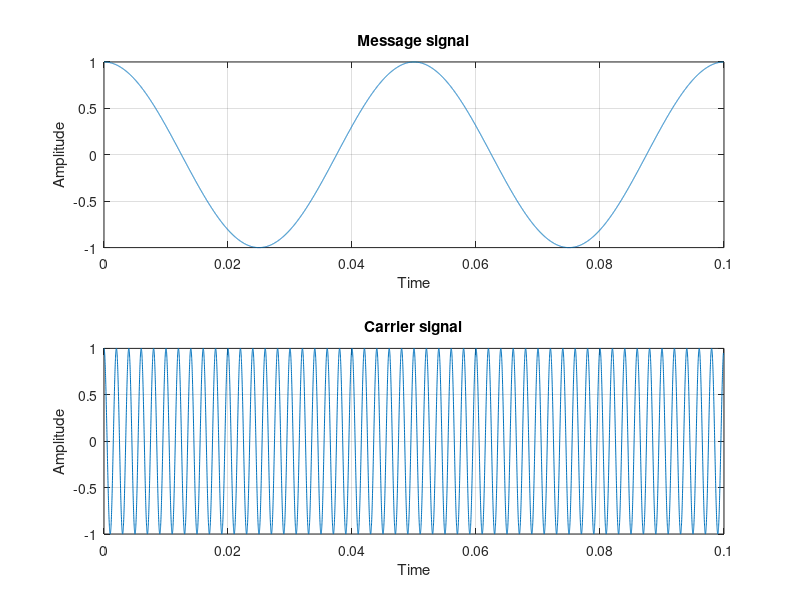
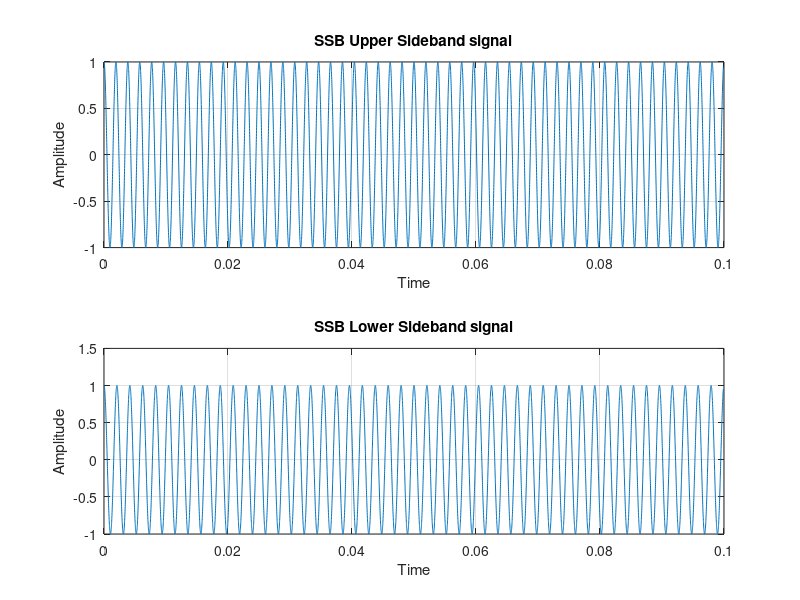
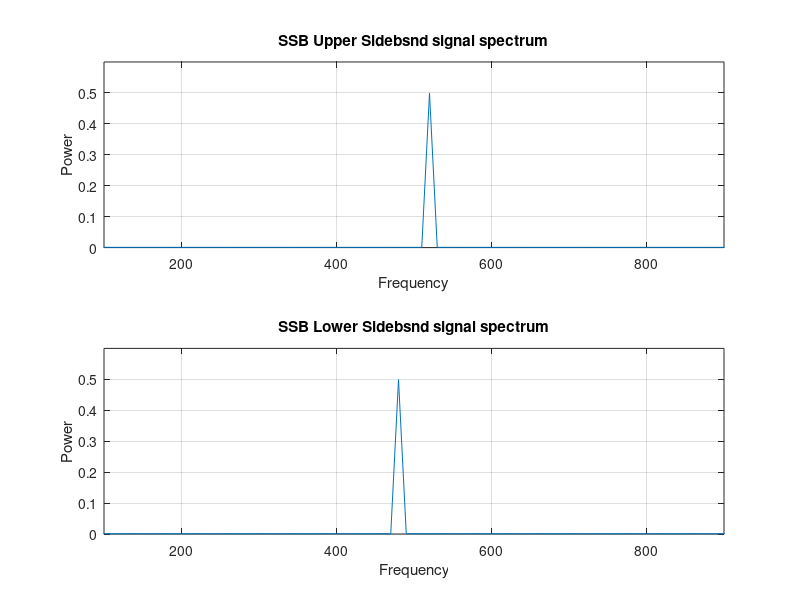
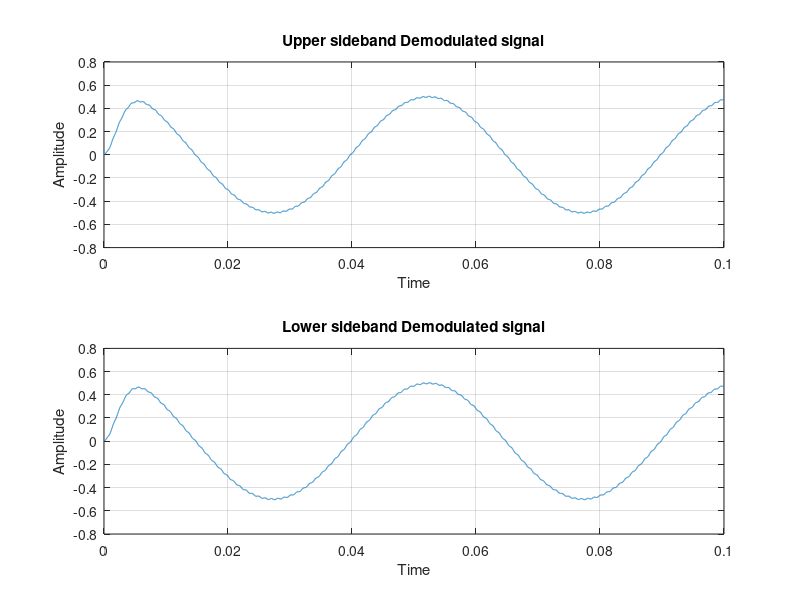

Write the MATLAB code that produced these figures, in order.
clc;
clear all;
close all;

fm=20;
fc=500;
vm=1;
vc=1;
mu=0.1;
t=0:0.00001:0.0999;
f=0:1:9999;
m=vm*cos(2*pi*fm*t); %% message
mp=vm*sin(2*pi*fm*t);
c=vc*cos(2*pi*fc*t); %% carrier
cp=vc*sin(2*pi*fc*t);
ss1=m.*c;
ss2=mp.*cp;
upper=ss1-ss2; %% upper sideband signal
lower=ss1+ss2; %% lower sideband signal
Vfupper=abs(fft(upper,10000))/10000; %% upper frequency spectrum
Vflower=abs(fft(lower,10000))/10000; %% lower frequency spectrum
%%% demodulator using Synchronous detector %%%%
%% upper demodulated
vudemod=c.*upper;
[b a] = butter(2,0.002);
upperdemod= filter(b,a,vudemod);
%% lower demodulated
vldemod=c.*lower;
[b a]=butter(2,0.002);
lowerdemod=filter(b,a,vldemod);
figure(1)
subplot(211);plot(t,m)
xlabel('Time') ;ylabel('Amplitude');
title('Message signal');grid;
subplot(212);plot(t,c)
xlabel('Time');ylabel('Amplitude');
title('Carrier signal');grid;
figure(2)
subplot(211);plot(t,upper)
xlabel('Time');ylabel('Amplitude');
title('SSB Upper Sideband signal');grid
subplot(212);plot(t,lower)
xlabel('Time');ylabel('Amplitude');
title('SSB Lower Sideband signal');grid
figure(3)
subplot(211);plot(f*10,Vfupper)
axis([(fc-20*fm) (fc+20*fm) 0 0.6]);
xlabel('Frequency');ylabel('Power');
title('SSB Upper Sidebsnd signal spectrum');grid
subplot(212);plot(f*10,Vflower)
axis([(fc-20*fm) (fc+20*fm) 0 0.6]);
xlabel('Frequency');ylabel('Power');
title('SSB Lower Sidebsnd signal spectrum');grid
figure(4)
subplot(211);plot(t,upperdemod)
xlabel('Time') ;ylabel('Amplitude');
title('Upper sideband Demodulated signal');grid;
subplot(212);plot(t,lowerdemod)
xlabel('Time') ;ylabel('Amplitude');
title('Lower sideband Demodulated signal');grid;